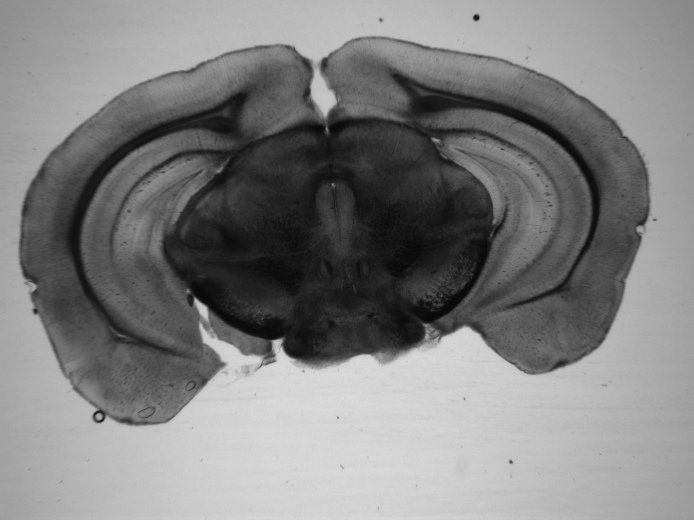
#> input picture data/img/test043_TL/p1-D1-01b.jpg, 1388 x 1040 px (shown at 1/2 size)
$ jupyter execute feature_pipeline_refactor.ipynb   (shell and % lines are left out)   (older library calls are emulated)
#> lines starting #> are read from the running program, lines starting #| are printed output that depends on the picture
[cell 1]

import numpy as np

from skimage import io
from skimage.color import rgb2gray

from matplotlib import pyplot as plt


file1 = '../data/img/test043_TL/p1-D1-01b.jpg'
file2 = '../data/img/test043_TL/p1-F4-01b.jpg'

''' Read files and convert to grey'''
img1 = io.imread(file1 ,as_grey=True) # query image
#> img1 is the input picture: shape (1040, 1388) float64; min 0.0275, max 0.886, mean 0.501
img2 = io.imread(file2 ,as_grey=True) #training image
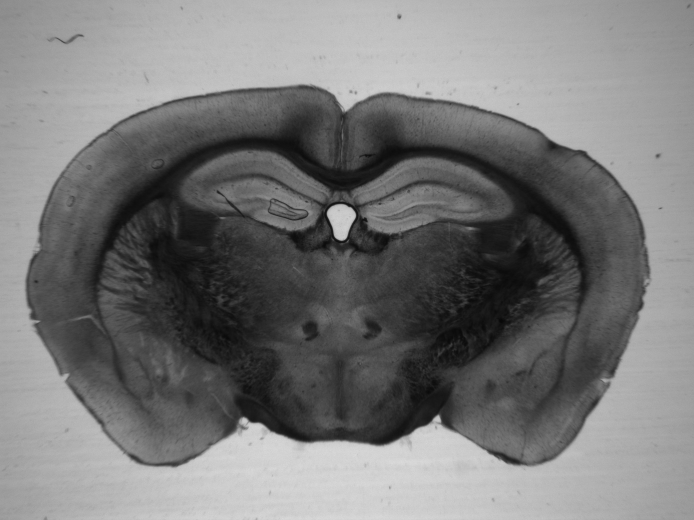
#> input picture data/img/test043_TL/p1-F4-01b.jpg, 1388 x 1040 px (shown at 1/2 size)
#> img2 is the input picture: shape (1040, 1388) float64; min 0.0275, max 0.886, mean 0.469


'''look at the loaded files'''
f, (ax0, ax1) = plt.subplots(1, 2)
ax0.imshow(img1)
ax1.imshow(img2)

'''convert images to stack'''
stack = [img1, img2]
stack[0].shape == stack[1].shape
#> Out = True
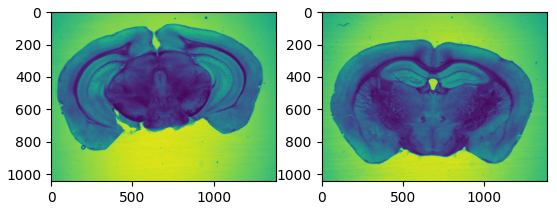
#> figure drawn by matplotlib, 2 panels

[cell 2]
import numpy as np

from skimage import io
from skimage.color import rgb2gray
from skimage.transform import pyramid_gaussian
from skimage.filters import threshold_otsu, threshold_adaptive
from skimage import measure
from skimage import img_as_float
from scipy.ndimage import gaussian_filter
from skimage.morphology import reconstruction
from skimage.feature import daisy
from skimage import transform as tf
from skimage.feature import (match_descriptors, corner_harris,
                             corner_peaks, ORB, plot_matches)

from matplotlib import pyplot as plt

"""This module provides a list of functions to aid in registration.
The design philosophy of each function is to create a 'single input single output' method that will allow for UNIX style piping.

Input to the input layer should be of the form [src, dst] where both src and dst
are numpy arrays of the same size.

Output of the final 'Apply transform' layer will be of the form [warped_src, dst] where
both src and dst are numpy arrays of the same size as [src, dst].

"""
############# Input layer ##########################

def show_images(stack):
    '''look at the loaded files'''
    f, (ax0, ax1) = plt.subplots(1, 2)
    ax0.imshow(stack[0])
    ax1.imshow(stack[1])
    plt.show()

[cell 3]
show_images(stack)

[cell 4]
############# Image pre-processing layer ##########################
def create_image_pyramid(stack):
    # I put in some automatic values for the definition call. I need to check that they actually work.
    """ Create image pyramid"""


    pyramid = [tuple(pyramid_gaussian(img, downscale=2)) for img in stack]
#> pyramid = 2 items

    """ Check pyramid results """
    #Also need to put some test cases that check that downscale_dim and pyramid_layer are correct values.
    layer = 3
    return([pyramid[0][layer],pyramid[1][layer]]) #there should be a better way of putting these together.

[cell 5]
pyramid = create_image_pyramid(stack)
#> pyramid = 2 items
io.imshow(pyramid[1])
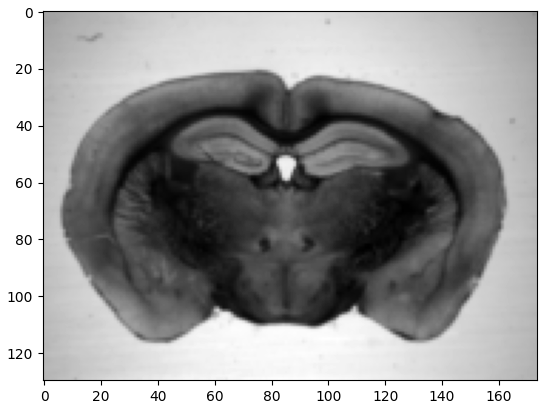
#> figure drawn by matplotlib, 1 panel

[cell 6]
def subtract_background_generator(stack):
    """ Subtract background"""
    for img in stack:
        # Convert to float: Important for subtraction later which won't work with uint8
        """ image 1 """
        image = gaussian_filter(img, 1)

        seed = np.copy(img)
        seed[1:-1, 1:-1] = img.min()
        mask = img

        dilated = reconstruction(seed, mask, method='dilation')

        img_background_subtracted = img - dilated

        yield(img_background_subtracted)

def subtract_background(stack):
    """ Subtract background"""
    subtracted = list(subtract_background_generator(stack))
#> subtracted = 2 items
    return subtracted

[cell 7]
subtract = subtract_background(stack)
#> subtract = 2 items

io.imshow(subtract[0])
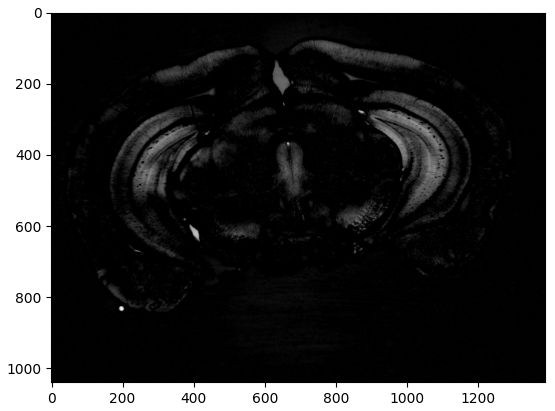
#> figure drawn by matplotlib, 1 panel

[cell 8]
def create_binary_generator(stack):
    """ Create global binary """
    for img in stack:
        global_thresh = threshold_otsu(img)
        binary_global = img > global_thresh

        yield(binary_global)

def create_binary(stack):
    binary = list(create_binary_generator(stack))
#> binary = 2 items
    return binary

[cell 9]
binary = create_binary(stack)
#> binary = 2 items
io.imshow(binary[1])
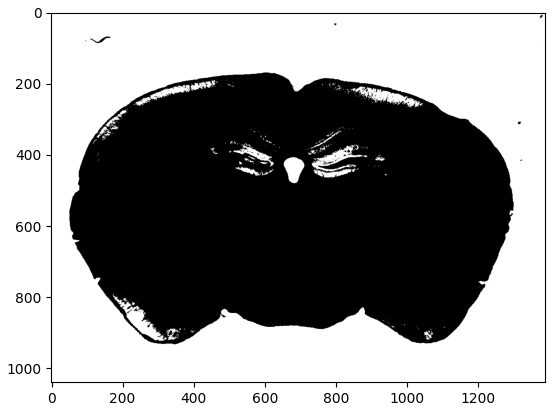
#> figure drawn by matplotlib, 1 panel

[cell 10]
### I don't understand how contours work yet so I'm not going to incorporate measuring contours into this version.

"""def measure_contours(img):
    # Find contours at a constant value of 0.8
    contours = measure.find_contours(contour_in, 0.8, fully_connected='high')

    return(contours)

def show_contours(img, contours):
    # Display the image and plot all contours found
    fig, ax = plt.subplots()
    ax.imshow(contour_in, interpolation='nearest', cmap=plt.cm.gray)

    ax.imshow(contour_in2, interpolation='nearest', cmap=plt.cm.gray)

    for n, contour in enumerate(contours):
        ax.plot(contour[:, 1], contour[:, 0], linewidth=2)

    for n, contour in enumerate(contours2):
        ax.plot(contour[:, 1], contour[:, 0], linewidth=2)

    fig, (ax1, ax2, ax3) = plt.subplots(ncols=3, figsize=(8, 2.5))

    ax.axis('image')
    ax.set_xticks([])
    ax.set_yticks([])

    plt.show()
"""

[cell 11]
################ Feature extraction layer ##############################

# [15 lines left out: functions daisy_extractor_generator, daisy_extractor, not called in this run]

[cell 12]
#daisy = daisy_extractor(stack)

[cell 13]

def orb_extractor_generator(img):
    """Try orb binary descriptor using binaries created by Otsu's method."""
    n_keypoints=10
    descriptor_extractor = ORB(n_keypoints)
    descriptor_extractor.detect_and_extract(img)
    keypoints = descriptor_extractor.keypoints
    descriptors = descriptor_extractor.descriptors
    return([keypoints, descriptors])

# [5 lines left out: function orb_extractor, not called in this run]

[cell 14]
orb_extractor_generator(stack[0])
#> Out = 2 point arrays, longest 369 points
